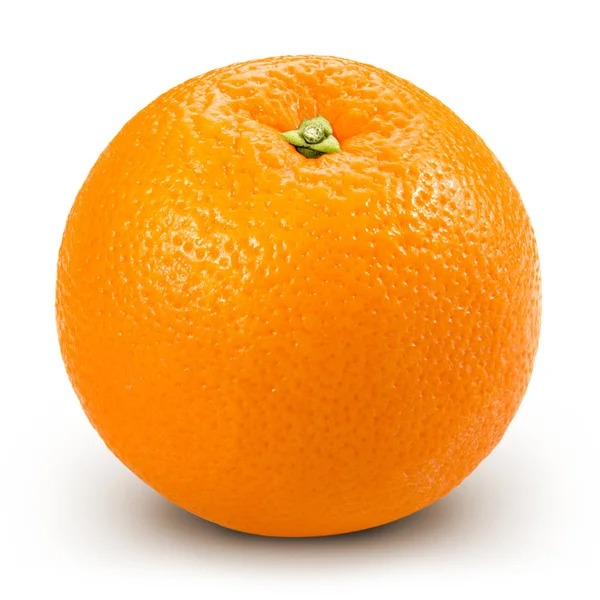
#> input picture Orange_segmentation/images/1.jpeg, 600 x 600 px, given in place of 1.jpeg.jpeg, which was not available
$ python orange_radius.py --image images/1.jpeg
#> lines starting #> are read from the running program, lines starting #| are printed output that depends on the picture; after the words box and inside, x2 and y2 are one past the last pixel; in counts of white or black regions, pixels touching at a corner belong together; pictures that were not available may be replaced by others from this repository, and a replacement may not be noted
import cv2 as cv
import os
import argparse
import numpy as np
from cv2 import split
import time as tm


# Read the image
ap = argparse.ArgumentParser()
ap.add_argument("-i", "--image", required = True, help = "nombre de la imagen")

#Gestion de argumentos
args = vars(ap.parse_args())
path = os.path.join('images', '{}.jpeg'.format(args['image']))
n = args['image']
save_path = os.path.join('results', '{}.png'.format(n))
img = cv.imread(path)
#> img is the input picture: shape (600, 600, 3); mean B, G, R 127.3, 191.3, 245.6

#Reescalar la imagen
rescale_width = 640
rescale_height = 640
img = cv.resize(img, (rescale_width, rescale_height))
#> img: shape (640, 640, 3)

#Conversion a HSV
img_hsv = cv.cvtColor(img,cv.COLOR_BGR2HSV)
#> img_hsv: shape (640, 640, 3); mean H, S, V 12.8, 123.9, 245.6

pixel_to_cm = 0.15  # Relación de conversión de píxeles a centímetros

# Definir los rangos de naranja
lower_orange1 = np.array([0, 50, 50])
upper_orange1 = np.array([30, 255, 255])
lower_orange2 = np.array([160, 50, 50])
upper_orange2 = np.array([180, 255, 255])

# Crear la máscara para naranjas
mask_orange1 = cv.inRange(img_hsv, lower_orange1, upper_orange1)
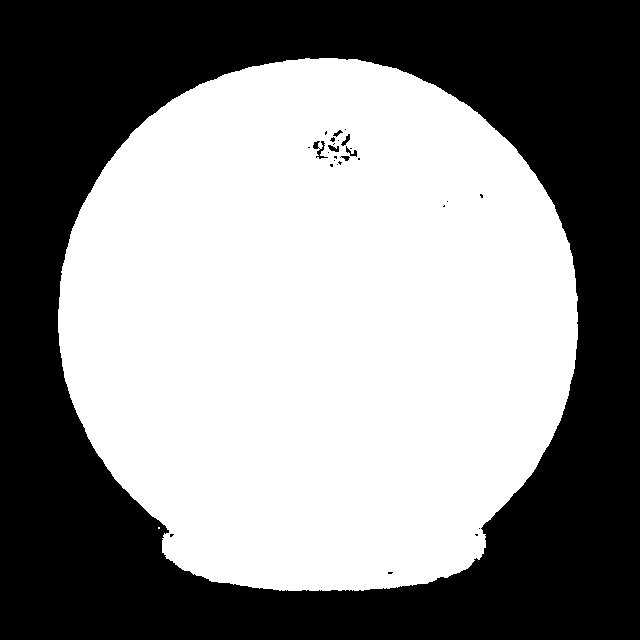
#> mask_orange1: shape (640, 640); 53.7% white; 28 black regions (21 under 20 px)
mask_orange2 = cv.inRange(img_hsv, lower_orange2, upper_orange2)
#> mask_orange2: shape (640, 640); every value is 0
mask_orange = cv.bitwise_or(mask_orange1, mask_orange2)

#Encontramos los contornos naranjas una vez aplicada la mascara
contours, _ = cv.findContours(mask_orange, cv.RETR_EXTERNAL, cv.CHAIN_APPROX_NONE)
#> contours = 2 contours, 1 with area under 20; largest, box (x1, y1, x2, y2) and area: (58, 58, 578, 591) 219648
cv.drawContours(img, contours, -1, (255, 0, 0), 2)
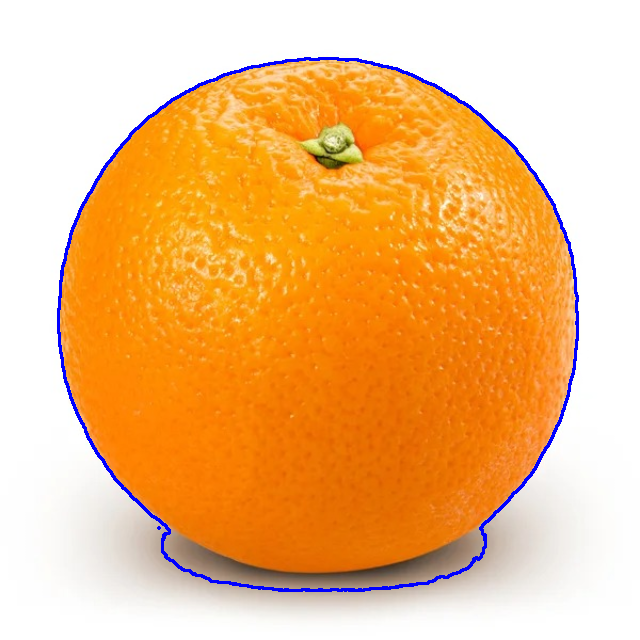
#> img: shape (640, 640, 3); mean B, G, R 128.5, 188.3, 242.2

#En este bucle se busca el centro de los contornos, se calcula
# el area y el radio a partir de esta. Finalmente dibujamos el circulo que deberia ser la naranja
for i in contours:

    x, y, w, h = cv.boundingRect(i)
    center = ((x+x+w)//2, (y+y+h)//2)
    area = cv.contourArea(i)
    radius = np.sqrt(area / np.pi) * pixel_to_cm
    # (x,y), radius = cv.minEnclosingCircle(i)
    cv.circle(img, (center), 2, (255, 0, 0), 2)
    cv.putText(img, "R: {:.2f} cm".format(radius * pixel_to_cm), (center[0]-45, center[1]+40), cv.FONT_HERSHEY_SIMPLEX, 0.7, (0, 0, 0), 1)
#> this loop made 2 passes
#> (x, y, w, h, center, area, radius) on pass 2: (58, 58, 520, 533, (318, 324), 219648, 39.66)
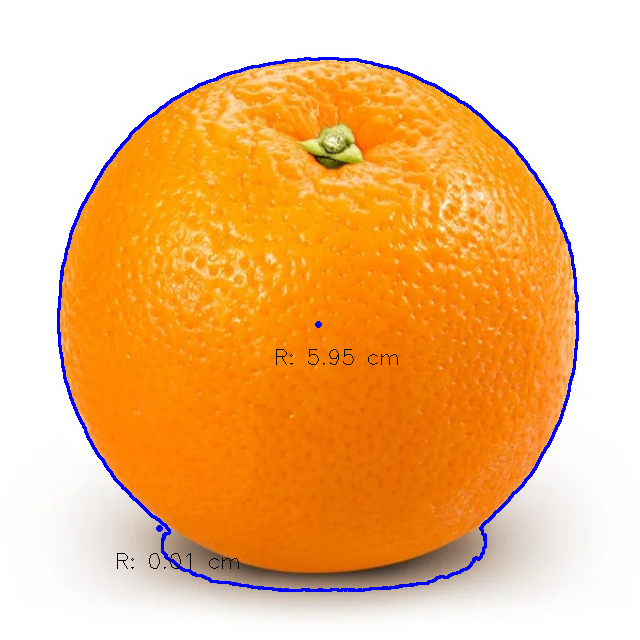
#> img: shape (640, 640, 3); 0.13% of pixels changed, all inside (x1, y1, x2, y2) = (117, 321, 398, 569)
    # cv.putText(img, "R: ", (center[0]-45, center[1]+40), cv.FONT_HERSHEY_SIMPLEX, 0.7, (0, 0, 0), 1)

# Aplicar la máscara a la imagen original  para enseñar unicamente la naranja
result = cv.bitwise_and(img, img, mask=mask_orange)
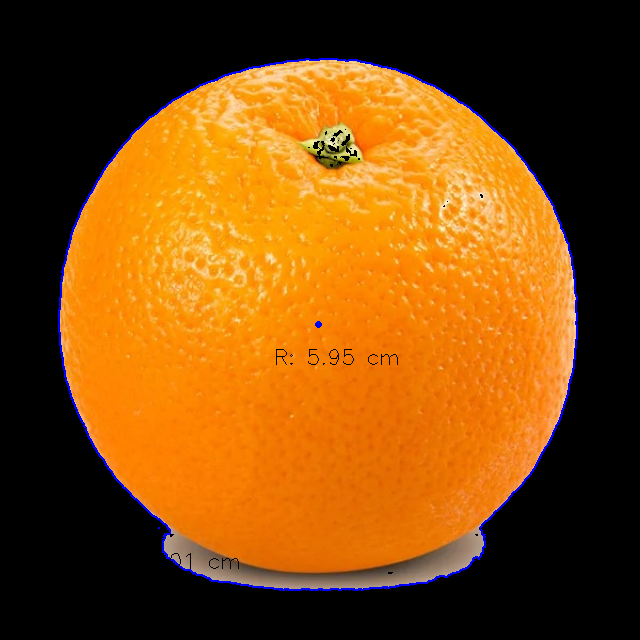
#> result: shape (640, 640, 3); mean B, G, R 13.9, 74.3, 127.6

cv.imwrite(save_path,result)
cv.imshow("Segmentacion", result)
cv.waitKey(0)
cv.destroyAllWindows()

# # Draw rectangular bounded line on the detected red area
# contours, hierarchy = cv.findContours(red_mask, cv.RETR_TREE, cv.CHAIN_APPROX_SIMPLE)
